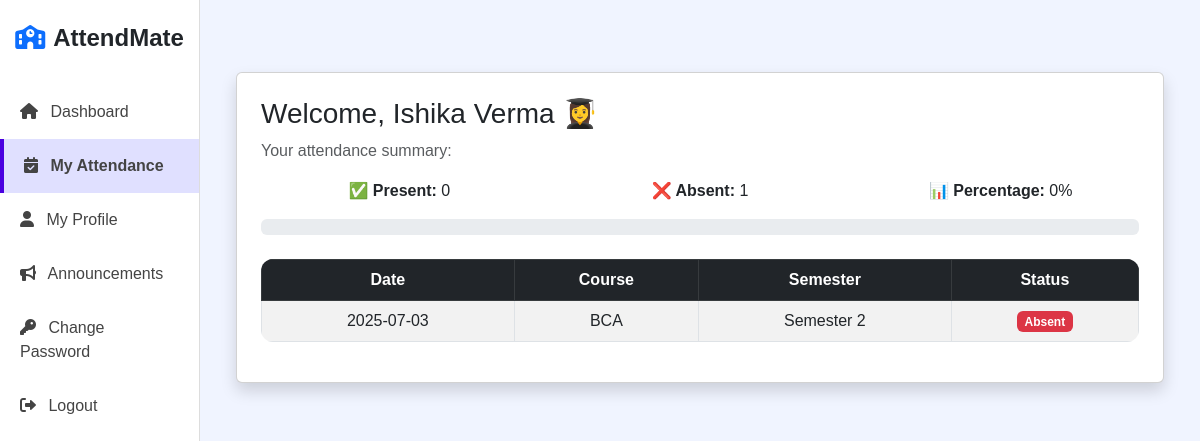
/user/myattendance.php (signed in), run on the app's committed database.
### tables this page shows
CREATE TABLE `attendance` (
    `id` INT AUTO_INCREMENT PRIMARY KEY,
    `user_id` INT NOT NULL,
    `date` DATE NOT NULL,
    `status` ENUM('Present', 'Absent') NOT NULL,
    `course` VARCHAR(50),
    `semester` VARCHAR(50),
    FOREIGN KEY (`user_id`) REFERENCES `users`(`id`) ON DELETE CASCADE
  );

CREATE TABLE `users` (
    `id` INT AUTO_INCREMENT PRIMARY KEY,
    `name` VARCHAR(100) NOT NULL,
    `email` VARCHAR(100) UNIQUE NOT NULL,
    `password` VARCHAR(100) NOT NULL,
    `role` VARCHAR(20) NOT NULL DEFAULT 'user',
    `course` VARCHAR(50),
    `semester` VARCHAR(50)
  );

### user/myattendance.php (the view, shortened to what this page needs)
<?php
require_once '../db.php';
$studentName = $_SESSION['name'];
$userId = $_SESSION['id'] ?? null;
$query = "SELECT a.date, u.course, u.semester, a.status
          FROM attendance a
          JOIN users u ON a.user_id = u.id
          WHERE a.user_id = ?";
$stmt = mysqli_prepare($conn, $query);
mysqli_stmt_bind_param($stmt, "i", $userId);
mysqli_stmt_execute($stmt);
$result = mysqli_stmt_get_result($stmt);
$total = $present = $absent = 0;
$records = [];
while ($row = mysqli_fetch_assoc($result)) {
    $records[] = $row;
    $total++;
    if (strtolower($row['status']) === 'present') $present++;
    else $absent++;
}
$attendancePercent = $total > 0 ? round(($present / $total) * 100) : 0;
?>
<?php include('../header.php'); ?>
<div class="container mt-5">
    <div class="card p-4 shadow">
        <h3>Welcome, <?php echo htmlspecialchars($studentName); ?> 👩‍🎓</h3>
        <p class="mb-3 text-muted">Your attendance summary:</p>
        <div class="summary mb-4">
            <div class="row text-center">
                <div class="col"><strong>✅ Present:</strong> <?php echo $present; ?></div>
                <div class="col"><strong>❌ Absent:</strong> <?php echo $absent; ?></div>
                <div class="col"><strong>📊 Percentage:</strong> <?php echo $attendancePercent; ?>%</div>
            </div>
            <div class="progress mt-3">
            </div>
        </div>
        <div class="table-responsive">
            <table class="table table-bordered table-striped">
                <thead class="table-dark">
                    <tr>
                        <th>Date</th>
                        <th>Course</th>
                        <th>Semester</th>
                        <th>Status</th>
                    </tr>
                </thead>
                <tbody>
                    <?php if (count($records) > 0): ?>
                        <?php foreach ($records as $row): ?>
                            <tr>
                                <td><?php echo htmlspecialchars($row['date']); ?></td>
                                <td><?php echo htmlspecialchars($row['course']); ?></td>
                                <td><?php echo htmlspecialchars($row['semester']); ?></td>
                                <td>
                                    <?php if (strtolower($row['status']) === 'present'): ?>
                                        <span class="badge bg-success">Present</span>
                                    <?php else: ?>
                                        <span class="badge bg-danger">Absent</span>
                                    <?php endif; ?>
                                </td>
                            </tr>
                        <?php endforeach; ?>
                    <?php else: ?>
                        <tr>
                            <td colspan="4" class="text-center">No attendance records found.</td>
                        </tr>
                    <?php endif; ?>
                </tbody>
            </table>
        </div>
    </div>
</div>
<?php include('../footer.php'); ?>

### CSS/dashboard.css (style rules this page uses)
body { background: #f0f4ff; font-family: "Poppins", sans-serif; margin: 0; padding: 0; }
table { border-radius: 12px; overflow: hidden; background: white; width: 100%; table-layout: auto; transition: transform 0.3s ease; }
th, td { text-align: center; padding: 10px; }
th { background: #6c63ff; color: white; }

### data on the page
attendance: date "2025-07-03", user.course "BCA", user.semester "Semester 2", status "Absent"

### other printed values
$studentName "Ishika Verma"
$present "0"
$absent "1"
$attendancePercent "0"
